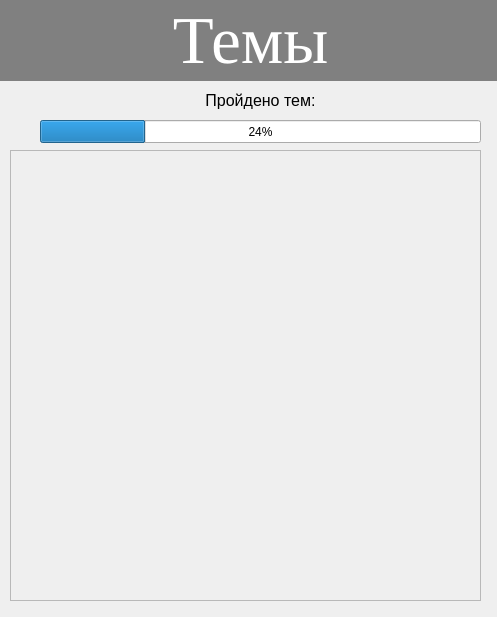
<?xml version="1.0" encoding="UTF-8"?>
<ui version="4.0">
 <class>ThemsWin_stud</class>
 <widget class="QDialog" name="ThemsWin_stud">
  <property name="geometry">
   <rect>
    <x>0</x>
    <y>0</y>
    <width>497</width>
    <height>617</height>
   </rect>
  </property>
  <property name="windowTitle">
   <string>ThemsWin_stud</string>
  </property>
  <widget class="QLabel" name="label_2">
   <property name="enabled">
    <bool>true</bool>
   </property>
   <property name="geometry">
    <rect>
     <x>-10</x>
     <y>0</y>
     <width>521</width>
     <height>81</height>
    </rect>
   </property>
   <property name="font">
    <font>
     <family>Times New Roman</family>
     <pointsize>50</pointsize>
     <weight>50</weight>
     <italic>false</italic>
     <bold>false</bold>
    </font>
   </property>
   <property name="styleSheet">
    <string notr="true">font: 50pt &quot;Times New Roman&quot;;
background-color: grey;
color: white;
text-align: center;

</string>
   </property>
   <property name="text">
    <string>Темы</string>
   </property>
   <property name="alignment">
    <set>Qt::AlignCenter</set>
   </property>
  </widget>
  <widget class="QPushButton" name="pushButton_11">
   <property name="geometry">
    <rect>
     <x>410</x>
     <y>10</y>
     <width>81</width>
     <height>71</height>
    </rect>
   </property>
   <property name="toolTip">
    <string>Выход</string>
   </property>
   <property name="whatsThis">
    <string>&lt;!DOCTYPE HTML PUBLIC &quot;-//W3C//DTD HTML 4.0//EN&quot; &quot;http://www.w3.org/TR/REC-html40/strict.dtd&quot;&gt;
&lt;html&gt;&lt;head&gt;&lt;meta name=&quot;qrichtext&quot; content=&quot;1&quot; /&gt;&lt;style type=&quot;text/css&quot;&gt;
p, li { white-space: pre-wrap; }
&lt;/style&gt;&lt;/head&gt;&lt;body style=&quot; font-family:'Times New Roman'; font-size:12pt; font-weight:400; font-style:normal;&quot;&gt;
&lt;p style=&quot;-qt-paragraph-type:empty; margin-top:12px; margin-bottom:12px; margin-left:0px; margin-right:0px; -qt-block-indent:0; text-indent:0px;&quot;&gt;&lt;br /&gt;&lt;/p&gt;&lt;/body&gt;&lt;/html&gt;</string>
   </property>
   <property name="styleSheet">
    <string notr="true"> background-color: grey; /*Цвет текстового поля*/
  border-radius: 10px 10px 10px 10px; /*Закругляем уголки*/
 border-radius: 20px;

  width: 250px;
  height: 30px;
outline: none;

font-weight: bold;
font:  12pt &quot;Times New Roman&quot;;
</string>
   </property>
   <property name="text">
    <string/>
   </property>
   <property name="icon">
    <iconset resource="../icon/res-rc.qrc">
     <normaloff>:/icon/logout_24dp_000000_FILL0_wght400_GRAD0_opsz24.svg</normaloff>:/icon/logout_24dp_000000_FILL0_wght400_GRAD0_opsz24.svg</iconset>
   </property>
   <property name="iconSize">
    <size>
     <width>50</width>
     <height>50</height>
    </size>
   </property>
  </widget>
  <widget class="QScrollArea" name="scrollArea">
   <property name="geometry">
    <rect>
     <x>10</x>
     <y>150</y>
     <width>471</width>
     <height>451</height>
    </rect>
   </property>
   <property name="widgetResizable">
    <bool>false</bool>
   </property>
   <widget class="QWidget" name="scrollAreaWidgetContents">
    <property name="geometry">
     <rect>
      <x>0</x>
      <y>0</y>
      <width>469</width>
      <height>419</height>
     </rect>
    </property>
   </widget>
  </widget>
  <widget class="QProgressBar" name="progressBar">
   <property name="geometry">
    <rect>
     <x>40</x>
     <y>120</y>
     <width>441</width>
     <height>23</height>
    </rect>
   </property>
   <property name="value">
    <number>24</number>
   </property>
  </widget>
  <widget class="QLabel" name="label">
   <property name="geometry">
    <rect>
     <x>40</x>
     <y>90</y>
     <width>441</width>
     <height>21</height>
    </rect>
   </property>
   <property name="styleSheet">
    <string notr="true">font:  12pt &quot;Times New Roman&quot;;
text-align: center;</string>
   </property>
   <property name="text">
    <string>&lt;html&gt;&lt;head/&gt;&lt;body&gt;&lt;p align=&quot;center&quot;&gt;&lt;span style=&quot; font-size:12pt;&quot;&gt;Пройдено тем:&lt;/span&gt;&lt;/p&gt;&lt;/body&gt;&lt;/html&gt;</string>
   </property>
  </widget>
 </widget>
 <resources>
  <include location="../icon/res-rc.qrc"/>
 </resources>
 <connections/>
</ui>
